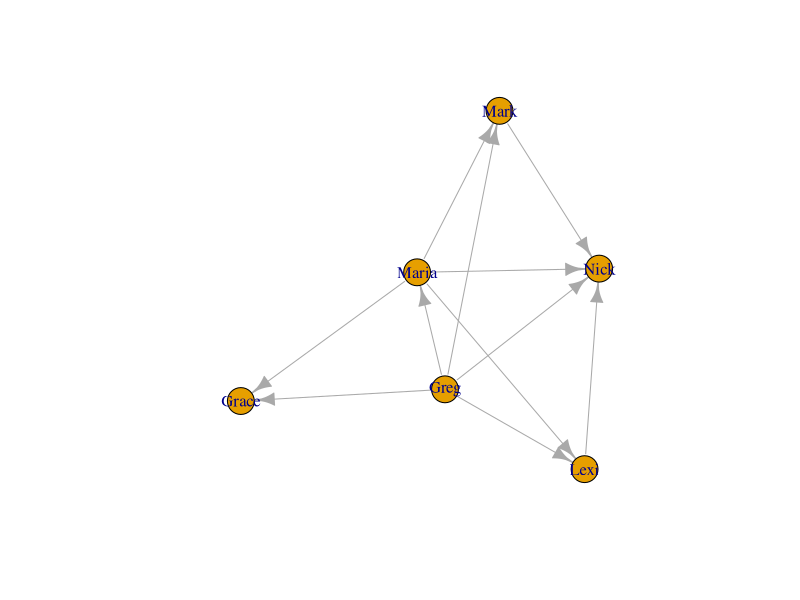

R code for this plot:
## ---- chunk 1
money_edgelist = read.csv("Data/money_edgelist.csv")
## ---- chunk 2
library("igraph")
## ---- chunk 3
money_edgelist <- as.matrix(money_edgelist)
## ---- chunk 4
moneyNetwork <- graph.edgelist(money_edgelist, directed=TRUE)
## ---- chunk 5
moneyNetwork
## ---- chunk 6
V(moneyNetwork)$name
## ---- chunk 7
plot(moneyNetwork)
